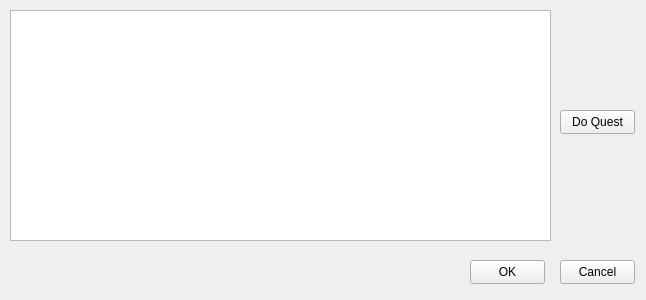
<?xml version="1.0" encoding="UTF-8"?>
<ui version="4.0">
 <class>QuestWindow</class>
 <widget class="QWidget" name="QuestWindow">
  <property name="geometry">
   <rect>
    <x>0</x>
    <y>0</y>
    <width>646</width>
    <height>300</height>
   </rect>
  </property>
  <property name="windowTitle">
   <string>QuestWindow</string>
  </property>
  <widget class="QListView" name="listView">
   <property name="geometry">
    <rect>
     <x>10</x>
     <y>10</y>
     <width>541</width>
     <height>231</height>
    </rect>
   </property>
  </widget>
  <widget class="QPushButton" name="pushButton">
   <property name="geometry">
    <rect>
     <x>560</x>
     <y>110</y>
     <width>75</width>
     <height>24</height>
    </rect>
   </property>
   <property name="text">
    <string>Do Quest</string>
   </property>
  </widget>
  <widget class="QPushButton" name="OkButton">
   <property name="geometry">
    <rect>
     <x>470</x>
     <y>260</y>
     <width>75</width>
     <height>24</height>
    </rect>
   </property>
   <property name="text">
    <string>OK</string>
   </property>
  </widget>
  <widget class="QPushButton" name="CancelButton">
   <property name="geometry">
    <rect>
     <x>560</x>
     <y>260</y>
     <width>75</width>
     <height>24</height>
    </rect>
   </property>
   <property name="text">
    <string>Cancel</string>
   </property>
  </widget>
 </widget>
 <layoutdefault spacing="6" margin="11"/>
 <resources/>
 <connections/>
</ui>
